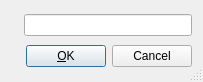
<ui version="4.0" >
 <class>IndexUi</class>
 <widget class="QDialog" name="IndexUi" >
  <property name="geometry" >
   <rect>
    <x>0</x>
    <y>0</y>
    <width>203</width>
    <height>82</height>
   </rect>
  </property>
  <property name="windowTitle" >
   <string/>
  </property>
  <property name="sizeGripEnabled" >
   <bool>true</bool>
  </property>
  <layout class="QVBoxLayout" >
   <property name="margin" >
    <number>11</number>
   </property>
   <property name="spacing" >
    <number>6</number>
   </property>
   <item>
    <layout class="QHBoxLayout" >
     <property name="margin" >
      <number>0</number>
     </property>
     <property name="spacing" >
      <number>6</number>
     </property>
     <item>
      <widget class="QLabel" name="keywordLA" >
       <property name="toolTip" >
        <string/>
       </property>
       <property name="text" >
        <string/>
       </property>
       <property name="buddy" >
        <cstring>keywordED</cstring>
       </property>
      </widget>
     </item>
     <item>
      <widget class="QLineEdit" name="keywordED" >
       <property name="toolTip" >
        <string/>
       </property>
      </widget>
     </item>
    </layout>
   </item>
   <item>
    <layout class="QHBoxLayout" >
     <property name="margin" >
      <number>0</number>
     </property>
     <property name="spacing" >
      <number>6</number>
     </property>
     <item>
      <spacer>
       <property name="orientation" >
        <enum>Qt::Horizontal</enum>
       </property>
       <property name="sizeType" >
        <enum>QSizePolicy::Expanding</enum>
       </property>
       <property name="sizeHint" >
        <size>
         <width>20</width>
         <height>20</height>
        </size>
       </property>
      </spacer>
     </item>
     <item>
      <widget class="QPushButton" name="okPB" >
       <property name="text" >
        <string>&amp;OK</string>
       </property>
       <property name="default" >
        <bool>true</bool>
       </property>
      </widget>
     </item>
     <item>
      <widget class="QPushButton" name="closePB" >
       <property name="text" >
        <string>Cancel</string>
       </property>
       <property name="autoDefault" >
        <bool>false</bool>
       </property>
       <property name="default" >
        <bool>false</bool>
       </property>
      </widget>
     </item>
    </layout>
   </item>
  </layout>
 </widget>
 <includes>
  <include location="local" >qt_helpers.h</include>
 </includes>
 <resources/>
 <connections/>
</ui>
